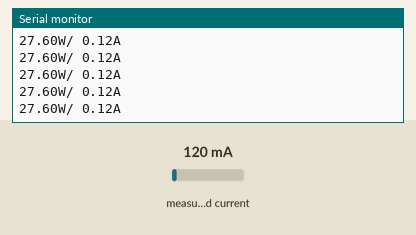
Bench run of a sketch on a simulated Arduino Uno, built with avr-gcc and run on an emulated ATmega328P. On the bench: the last lines printed to the serial monitor. Inputs (shaded band) come from the test bench; at power-on: measured current 120 mA.

Above: at 1.2 s.
1.3 s: measured current set to 40 mA
At 1.58 s:
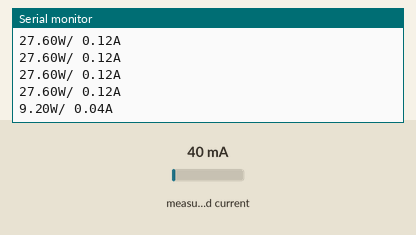
4.3 s: measured current set to 500 mA
At 4.44 s:
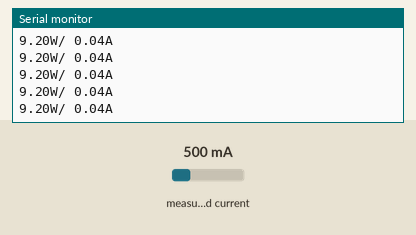
Timing chart, 0 to 7.3 s (numbered marks = the images above; inputs shaded):
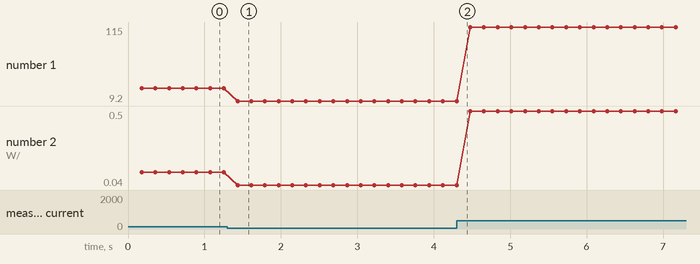

The sketch:

20240314_current_only_Watt_Amp.ino
```cpp
// (licence header left out)
#include "EmonLib.h"                   // Include Emon Library
EnergyMonitor emon1;                   // Create an instance

void setup()
{
  Serial.begin(9600);

  emon1.current(17, 111.1);             // Current: A0 input pin, calibration.
}

void loop()
{
  double Irms = emon1.calcIrms(1480);  // Calculate Irms only

  Serial.print(Irms*230.0);	       // Apparent power
  Serial.print("W/ ");
  Serial.print(Irms);		       // Irms
  Serial.println("A ");
}
```

Measured:
- after the input at 1.3 s, the serial monitor: prints a new line after 0.13 s (image 1)
- plotted number 1: 27.6 → 9.2 after the input at 1.3 s, 9.2 → 115 after the input at 4.3 s
- plotted number 2: 0.12 → 0.04 after the input at 1.3 s, 0.04 → 0.5 after the input at 4.3 s
